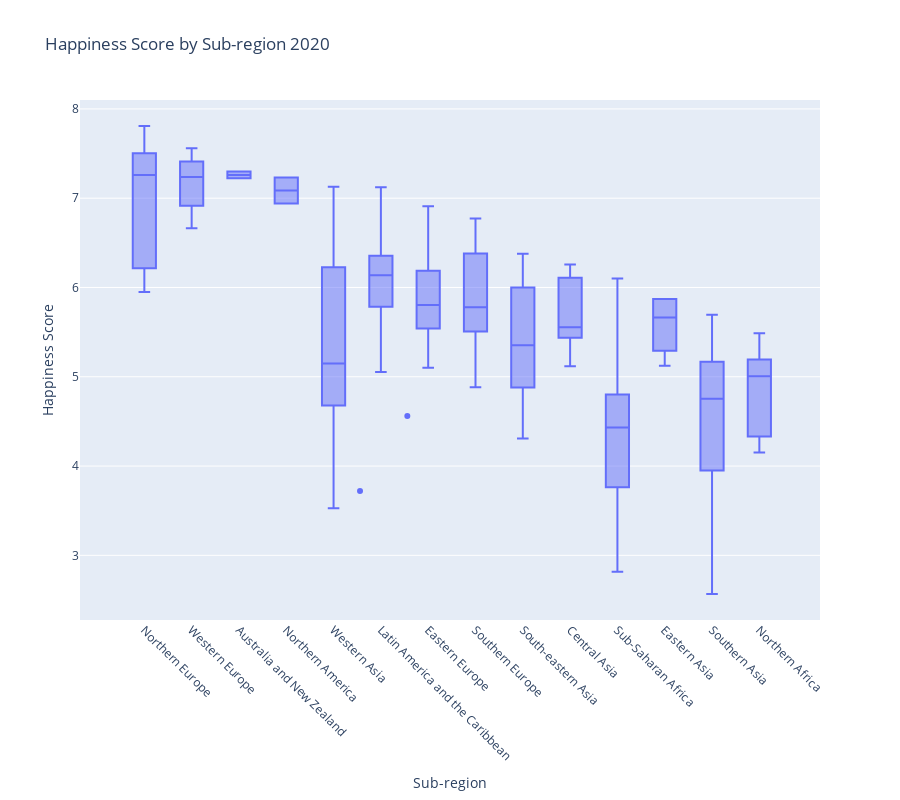

Notebook source saved alongside this figure:
### Code cell
# Group the data by 'Sub-region' and calculate the median Happiness score for each group
median_scores = Report_2020.groupby('Sub-region')['Happiness score'].median().reset_index()

# Create a box plot using Plotly
fig = go.Figure()

fig.add_trace(go.Box(x=Report_2020['Sub-region'], y=Report_2020['Happiness score'], 
                     name='Happiness Score', boxpoints='outliers', jitter=0.3, pointpos=-1.8))

# Add median lines to the plot
for idx, row in median_scores.iterrows():
    fig.add_shape(type='line',
                  x0=row['Sub-region'], x1=row['Sub-region'],
                  y0=row['Happiness score'], y1=row['Happiness score'],
                  line=dict(color='red', width=2))

# Update layout
fig.update_layout(title='Happiness Score by Sub-region 2020',
                  xaxis_title='Sub-region',
                  yaxis_title='Happiness Score',
                  xaxis=dict(tickangle=45),
                  height=800)

# Show the plot
fig.show()

### Figure 1 — Plotly figure (JSON) as saved in the notebook; plotly's stock layout.template omitted (floating-point values rounded to 4 significant figures; data arrays with more than 128 entries replaced by an {"elided": "..."} marker saying what was removed)
{"data": [{"boxpoints": "outliers", "jitter": 0.3, "name": "Happiness Score", "pointpos": -1.8, "type": "box", "x": {"elided": "143 str values"}, "y": {"elided": "143 float values"}}], "layout": {"height": 800, "shapes": [{"line": {"color": "red", "width": 2}, "type": "line", "x0": "Australia and New Zealand", "x1": "Australia and New Zealand", "y0": 7.261, "y1": 7.261}, {"line": {"color": "red", "width": 2}, "type": "line", "x0": "Central Asia", "x1": "Central Asia", "y0": 5.556, "y1": 5.556}, {"line": {"color": "red", "width": 2}, "type": "line", "x0": "Eastern Asia", "x1": "Eastern Asia", "y0": 5.664, "y1": 5.664}, {"line": {"color": "red", "width": 2}, "type": "line", "x0": "Eastern Europe", "x1": "Eastern Europe", "y0": 5.804, "y1": 5.804}, {"line": {"color": "red", "width": 2}, "type": "line", "x0": "Latin America and the Caribbean", "x1": "Latin America and the Caribbean", "y0": 6.137, "y1": 6.137}, {"line": {"color": "red", "width": 2}, "type": "line", "x0": "Northern Africa", "x1": "Northern Africa", "y0": 5.005, "y1": 5.005}, {"line": {"color": "red", "width": 2}, "type": "line", "x0": "Northern America", "x1": "Northern America", "y0": 7.086, "y1": 7.086}, {"line": {"color": "red", "width": 2}, "type": "line", "x0": "Northern Europe", "x1": "Northern Europe", "y0": 7.259, "y1": 7.259}, {"line": {"color": "red", "width": 2}, "type": "line", "x0": "South-eastern Asia", "x1": "South-eastern Asia", "y0": 5.353, "y1": 5.353}, {"line": {"color": "red", "width": 2}, "type": "line", "x0": "Southern Asia", "x1": "Southern Asia", "y0": 4.753, "y1": 4.753}, {"line": {"color": "red", "width": 2}, "type": "line", "x0": "Southern Europe", "x1": "Southern Europe", "y0": 5.778, "y1": 5.778}, {"line": {"color": "red", "width": 2}, "type": "line", "x0": "Sub-Saharan Africa", "x1": "Sub-Saharan Africa", "y0": 4.432, "y1": 4.432}, {"line": {"color": "red", "width": 2}, "type": "line", "x0": "Western Asia", "x1": "Western Asia", "y0": 5.148, "y1": 5.148}, {"line": {"color": "red", "width": 2}, "type": "line", "x0": "Western Europe", "x1": "Western Europe", "y0": 7.238, "y1": 7.238}], "title": {"text": "Happiness Score by Sub-region 2020"}, "xaxis": {"tickangle": 45, "title": {"text": "Sub-region"}}, "yaxis": {"title": {"text": "Happiness Score"}}}}
